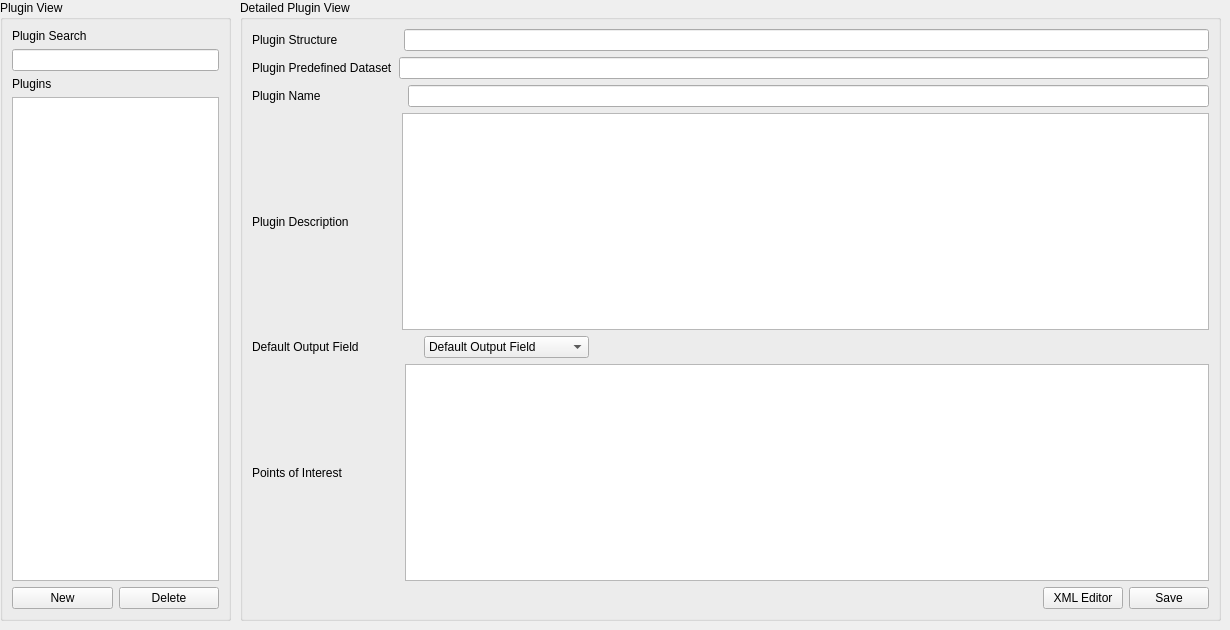
    <widget class="QWidget" name="PluginManagementTab">
     <attribute name="title">
      <string>Plugin Management</string>
     </attribute>
     <widget class="QGroupBox" name="PluginViewContainer">
      <property name="geometry">
       <rect>
        <x>0</x>
        <y>0</y>
        <width>231</width>
        <height>621</height>
       </rect>
      </property>
      <property name="font">
       <font>
        <weight>50</weight>
        <bold>false</bold>
       </font>
      </property>
      <property name="title">
       <string>Plugin View</string>
      </property>
      <layout class="QVBoxLayout" name="verticalLayout">
       <item>
        <widget class="QLabel" name="pluginsearchlabel">
         <property name="text">
          <string>Plugin Search</string>
         </property>
        </widget>
       </item>
       <item>
        <widget class="QLineEdit" name="pluginSearch">
         <property name="font">
          <font>
           <weight>50</weight>
           <bold>false</bold>
          </font>
         </property>
         <property name="focusPolicy">
          <enum>Qt::NoFocus</enum>
         </property>
        </widget>
       </item>
       <item>
        <widget class="QLabel" name="pluginslabel">
         <property name="text">
          <string>Plugins</string>
         </property>
        </widget>
       </item>
       <item>
        <widget class="QListWidget" name="pluginManagementList"/>
       </item>
       <item>
        <layout class="QHBoxLayout" name="pluginviewbuttonslayout">
         <item>
          <widget class="QPushButton" name="newPluginButton">
           <property name="text">
            <string>New</string>
           </property>
          </widget>
         </item>
         <item>
          <widget class="QPushButton" name="deletePluginButton">
           <property name="text">
            <string>Delete</string>
           </property>
          </widget>
         </item>
        </layout>
       </item>
      </layout>
     </widget>
     <widget class="QGroupBox" name="DetailedPluginViewContainer">
      <property name="geometry">
       <rect>
        <x>240</x>
        <y>0</y>
        <width>981</width>
        <height>621</height>
       </rect>
      </property>
      <property name="font">
       <font>
        <weight>50</weight>
        <bold>false</bold>
       </font>
      </property>
      <property name="title">
       <string>Detailed Plugin View</string>
      </property>
      <layout class="QVBoxLayout" name="verticalLayout_5">
       <item>
        <layout class="QHBoxLayout" name="pluginstructurelayout">
         <item>
          <widget class="QLabel" name="pluginstructurelabel">
           <property name="text">
            <string>Plugin Structure</string>
           </property>
          </widget>
         </item>
         <item>
          <spacer name="pluginstructurespacer">
           <property name="orientation">
            <enum>Qt::Horizontal</enum>
           </property>
           <property name="sizeType">
            <enum>QSizePolicy::Preferred</enum>
           </property>
           <property name="sizeHint" stdset="0">
            <size>
             <width>60</width>
             <height>20</height>
            </size>
           </property>
          </spacer>
         </item>
         <item>
          <widget class="QLineEdit" name="pluginStructureField">
           <property name="font">
            <font>
             <weight>50</weight>
             <bold>false</bold>
            </font>
           </property>
          </widget>
         </item>
        </layout>
       </item>
       <item>
        <layout class="QHBoxLayout" name="pluginpredefineddatasetlayout">
         <item>
          <widget class="QLabel" name="pluginpredefineddatasetlabel">
           <property name="text">
            <string>Plugin Predefined Dataset</string>
           </property>
          </widget>
         </item>
         <item>
          <widget class="QLineEdit" name="pluginPredefinedField">
           <property name="font">
            <font>
             <weight>50</weight>
             <bold>false</bold>
            </font>
           </property>
          </widget>
         </item>
        </layout>
       </item>
       <item>
        <layout class="QHBoxLayout" name="pluginnamelayout">
         <item>
          <widget class="QLabel" name="pluginnamelabel">
           <property name="text">
            <string>Plugin Name</string>
           </property>
          </widget>
         </item>
         <item>
          <spacer name="pluginnamespacer">
           <property name="orientation">
            <enum>Qt::Horizontal</enum>
           </property>
           <property name="sizeType">
            <enum>QSizePolicy::Preferred</enum>
           </property>
           <property name="sizeHint" stdset="0">
            <size>
             <width>81</width>
             <height>20</height>
            </size>
           </property>
          </spacer>
         </item>
         <item>
          <widget class="QLineEdit" name="pluginNameField">
           <property name="font">
            <font>
             <weight>50</weight>
             <bold>false</bold>
            </font>
           </property>
          </widget>
         </item>
        </layout>
       </item>
       <item>
        <layout class="QHBoxLayout" name="plugindescriptionlayout">
         <item>
          <widget class="QLabel" name="plugindescriptionlabel">
           <property name="text">
            <string>Plugin Description</string>
           </property>
          </widget>
         </item>
         <item>
          <spacer name="plugindescriptionSpacer">
           <property name="orientation">
            <enum>Qt::Horizontal</enum>
           </property>
           <property name="sizeType">
            <enum>QSizePolicy::Preferred</enum>
           </property>
           <property name="sizeHint" stdset="0">
            <size>
             <width>47</width>
             <height>20</height>
            </size>
           </property>
          </spacer>
         </item>
         <item>
          <widget class="QTextEdit" name="pluginDescriptionField">
           <property name="font">
            <font>
             <weight>50</weight>
             <bold>false</bold>
            </font>
           </property>
          </widget>
         </item>
        </layout>
       </item>
       <item>
        <layout class="QHBoxLayout" name="DefaultOutputFieldLayout">
         <item>
          <widget class="QLabel" name="defaultoutputfieldlabel">
           <property name="text">
            <string>Default Output Field</string>
           </property>
          </widget>
         </item>
         <item>
          <widget class="QComboBox" name="outputFieldDropDown">
           <property name="font">
            <font>
             <weight>50</weight>
             <bold>false</bold>
            </font>
           </property>
           <item>
            <property name="text">
             <string>Default Output Field</string>
            </property>
           </item>
          </widget>
         </item>
         <item>
          <spacer name="DefaultOutputFieldSpacer">
           <property name="orientation">
            <enum>Qt::Horizontal</enum>
           </property>
           <property name="sizeType">
            <enum>QSizePolicy::Preferred</enum>
           </property>
           <property name="sizeHint" stdset="0">
            <size>
             <width>620</width>
             <height>20</height>
            </size>
           </property>
          </spacer>
         </item>
        </layout>
       </item>
       <item>
        <layout class="QHBoxLayout" name="PointsOfInterestPluginLayout">
         <item>
          <widget class="QLabel" name="poipluginlabel">
           <property name="text">
            <string>Points of Interest</string>
           </property>
          </widget>
         </item>
         <item>
          <spacer name="PointsOfInterestPluginSpacer">
           <property name="orientation">
            <enum>Qt::Horizontal</enum>
           </property>
           <property name="sizeType">
            <enum>QSizePolicy::Preferred</enum>
           </property>
           <property name="sizeHint" stdset="0">
            <size>
             <width>56</width>
             <height>20</height>
            </size>
           </property>
          </spacer>
         </item>
         <item>
          <widget class="QTextEdit" name="poiPluginField">
           <property name="font">
            <font>
             <weight>50</weight>
             <bold>false</bold>
            </font>
           </property>
          </widget>
         </item>
        </layout>
       </item>
       <item>
        <layout class="QHBoxLayout" name="pluginbuttonslayout">
         <item>
          <spacer name="pluginbuttonsspacer">
           <property name="orientation">
            <enum>Qt::Horizontal</enum>
           </property>
           <property name="sizeHint" stdset="0">
            <size>
             <width>40</width>
             <height>20</height>
            </size>
           </property>
          </spacer>
         </item>
         <item>
          <widget class="QPushButton" name="XMLEditorButton">
           <property name="text">
            <string>XML Editor</string>
           </property>
          </widget>
         </item>
         <item>
          <widget class="QPushButton" name="savePluginButton">
           <property name="text">
            <string>Save</string>
           </property>
          </widget>
         </item>
        </layout>
       </item>
      </layout>
     </widget>
    </widget>
